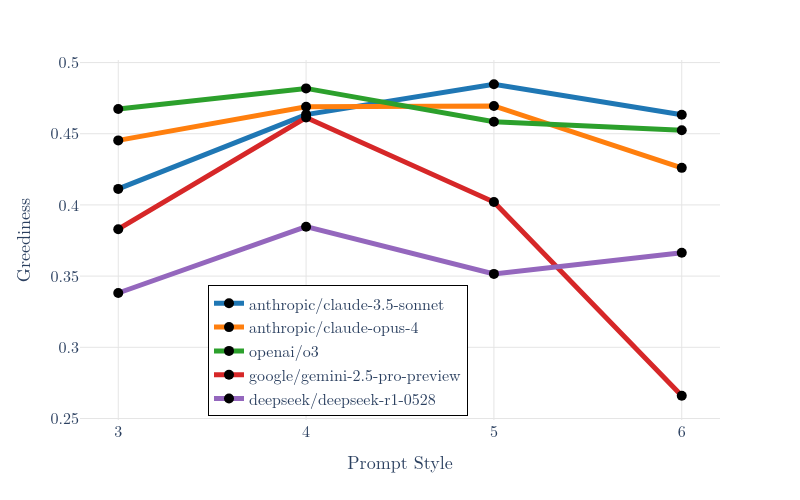

Notebook code for this chart:
### Code cell
import plotly.express as px
import plotly.io as pio

# dark colors
colors = ["#1f77b4", "#ff7f0e", "#2ca02c", "#d62728", "#9467bd", "#8c564b", "#e377c2", "#7f7f7f", "#bcbd22", "#17becf"]
models = results_df['model'].unique()

# Set default font to LaTeX-style serif
pio.templates["latex_white"] = pio.templates["plotly_white"].update({
    "layout": {
        "font": {
            "family": "Latin Modern Roman, Times New Roman, serif",
            "size": 16
        },
        "legend": {
            "bgcolor": "white",
            "bordercolor": "black",
            "borderwidth": 1,
            "x": 0.2,
            "y": 0.01
        },
        "xaxis": {
            "showgrid": True,
            "gridcolor": "#e5e5e5",
            "title_font": {"size": 18}
        },
        "yaxis": {
            "showgrid": True,
            "gridcolor": "#e5e5e5",
            "title_font": {"size": 18}
        },
        "plot_bgcolor": "white",
        "paper_bgcolor": "white"
    }
})
pio.templates.default = "latex_white"

# Assuming your DataFrame is named `df`
fig = px.line(
    greediness_df,
    x="style",
    y="greediness",
    color="model",
    markers=True,
    title="",
    color_discrete_sequence=colors
)

fig.update_layout(
    width=800,
    height=500,
    legend_title_text="",
    title_font=dict(size=22),
)

# Make lines thicker
fig.update_traces(line=dict(width=5))

# Add black circle markers for all points
fig.update_traces(marker=dict(color='black', size=10))

fig.update_xaxes(title_text="Prompt Style")
fig.update_yaxes(title_text="Greediness")

fig.show()

### Figure 1 — Plotly figure (JSON) as saved in the notebook; plotly's stock layout.template omitted (floating-point values rounded to 4 significant figures)
{"data": [{"hovertemplate": "model=anthropic/claude-3.5-sonnet<br>style=%{x}<br>greediness=%{y}<extra></extra>", "legendgroup": "anthropic/claude-3.5-sonnet", "line": {"color": "#1f77b4", "dash": "solid", "width": 5}, "marker": {"color": "black", "size": 10, "symbol": "circle"}, "mode": "lines+markers", "name": "anthropic/claude-3.5-sonnet", "orientation": "v", "showlegend": true, "type": "scatter", "x": ["3", "4", "5", "6"], "xaxis": "x", "y": [0.4113, 0.4634, 0.4848, 0.4633], "yaxis": "y"}, {"hovertemplate": "model=anthropic/claude-opus-4<br>style=%{x}<br>greediness=%{y}<extra></extra>", "legendgroup": "anthropic/claude-opus-4", "line": {"color": "#ff7f0e", "dash": "solid", "width": 5}, "marker": {"color": "black", "size": 10, "symbol": "circle"}, "mode": "lines+markers", "name": "anthropic/claude-opus-4", "orientation": "v", "showlegend": true, "type": "scatter", "x": ["3", "4", "5", "6"], "xaxis": "x", "y": [0.4453, 0.469, 0.4695, 0.426], "yaxis": "y"}, {"hovertemplate": "model=openai/o3<br>style=%{x}<br>greediness=%{y}<extra></extra>", "legendgroup": "openai/o3", "line": {"color": "#2ca02c", "dash": "solid", "width": 5}, "marker": {"color": "black", "size": 10, "symbol": "circle"}, "mode": "lines+markers", "name": "openai/o3", "orientation": "v", "showlegend": true, "type": "scatter", "x": ["3", "4", "5", "6"], "xaxis": "x", "y": [0.4674, 0.4819, 0.4585, 0.4525], "yaxis": "y"}, {"hovertemplate": "model=google/gemini-2.5-pro-preview<br>style=%{x}<br>greediness=%{y}<extra></extra>", "legendgroup": "google/gemini-2.5-pro-preview", "line": {"color": "#d62728", "dash": "solid", "width": 5}, "marker": {"color": "black", "size": 10, "symbol": "circle"}, "mode": "lines+markers", "name": "google/gemini-2.5-pro-preview", "orientation": "v", "showlegend": true, "type": "scatter", "x": ["3", "4", "5", "6"], "xaxis": "x", "y": [0.383, 0.4614, 0.4021, 0.266], "yaxis": "y"}, {"hovertemplate": "model=deepseek/deepseek-r1-0528<br>style=%{x}<br>greediness=%{y}<extra></extra>", "legendgroup": "deepseek/deepseek-r1-0528", "line": {"color": "#9467bd", "dash": "solid", "width": 5}, "marker": {"color": "black", "size": 10, "symbol": "circle"}, "mode": "lines+markers", "name": "deepseek/deepseek-r1-0528", "orientation": "v", "showlegend": true, "type": "scatter", "x": ["3", "4", "5", "6"], "xaxis": "x", "y": [0.3381, 0.3847, 0.3515, 0.3664], "yaxis": "y"}], "layout": {"height": 500, "legend": {"title": {"text": ""}, "tracegroupgap": 0}, "margin": {"t": 60}, "title": {"font": {"size": 22}}, "width": 800, "xaxis": {"anchor": "y", "domain": [0, 1], "title": {"text": "Prompt Style"}}, "yaxis": {"anchor": "x", "domain": [0, 1], "title": {"text": "Greediness"}}}}
